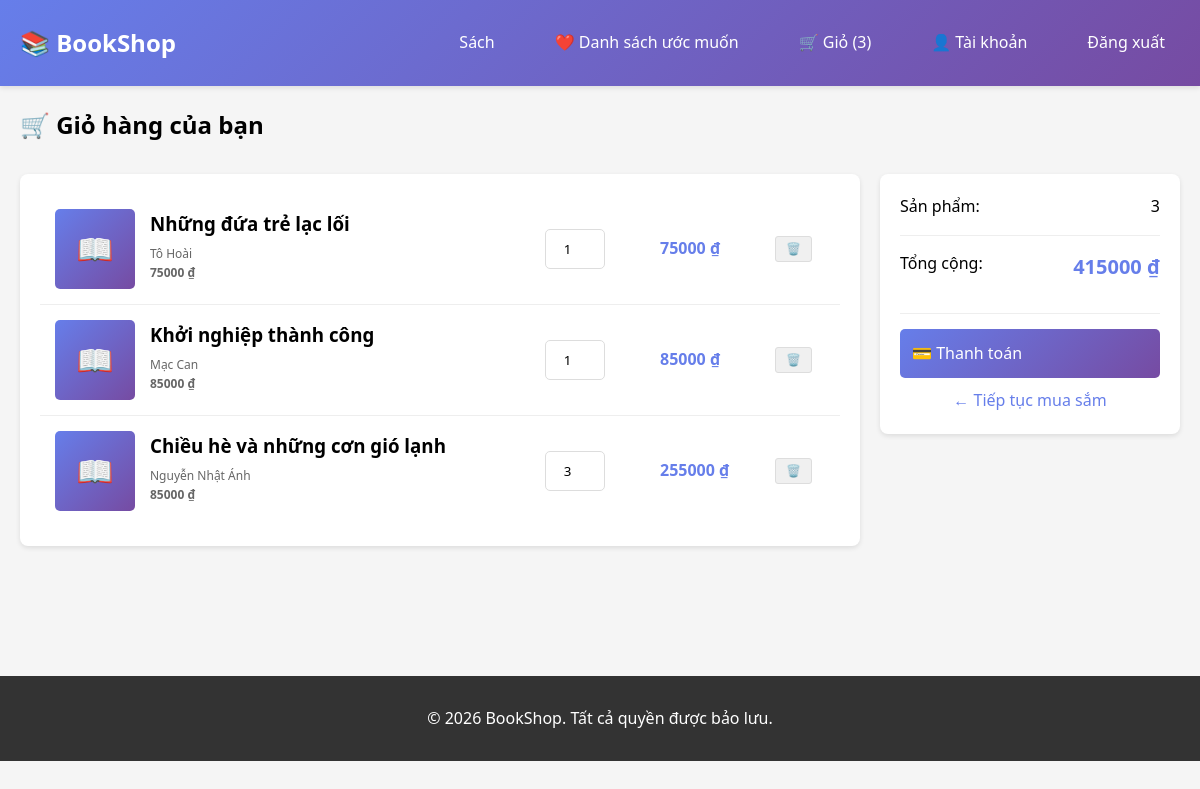
The page /cart/ (signed in) on the database as committed earlier.
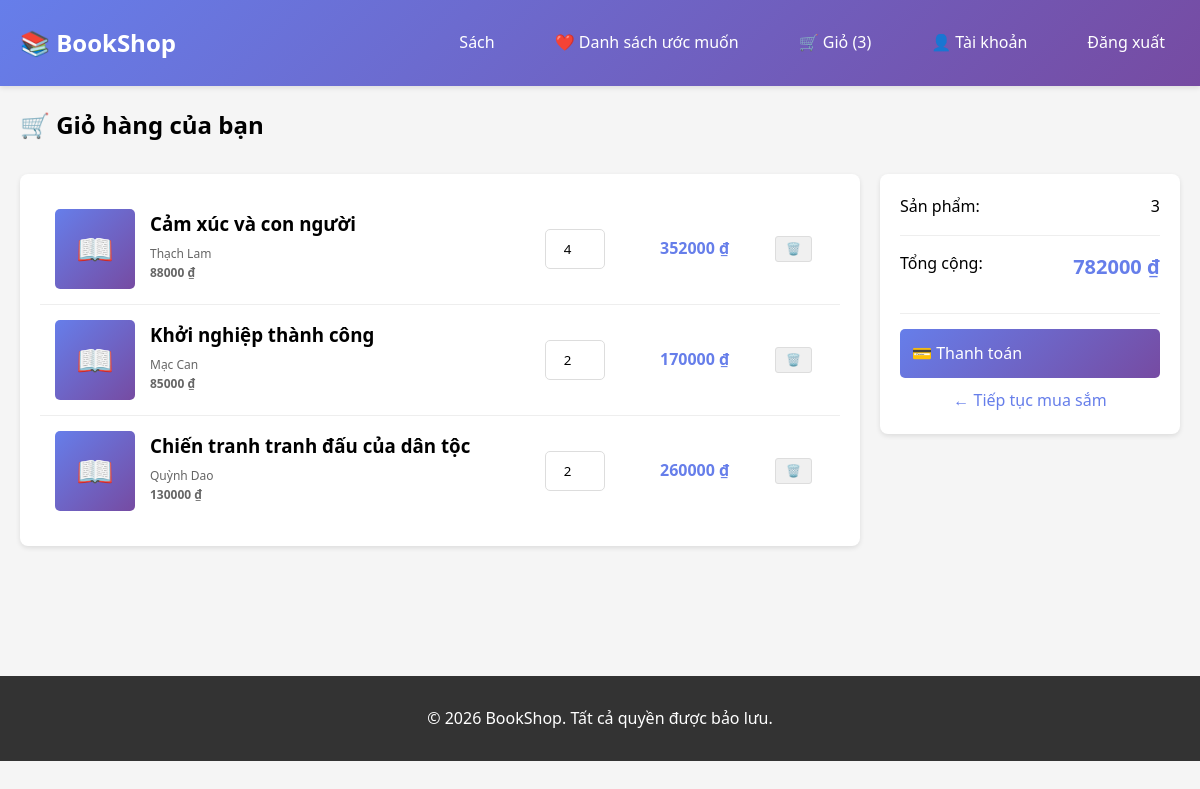
The same page on the database as committed later.
### core/models/cart_item.py (models this page shows, shortened)
class CartItem(models.Model):
    id = models.AutoField(primary_key=True)
    cart = models.ForeignKey(Cart, on_delete=models.CASCADE, related_name='items')
    book = models.ForeignKey(Book, on_delete=models.CASCADE)
    quantity = models.IntegerField(validators=[MinValueValidator(1)])
    added_at = models.DateTimeField(auto_now_add=True)
    class Meta:
        app_label = 'core'
        db_table = 'core_cart_item'
        unique_together = ('cart', 'book')

### core/models/book.py (models this page shows, shortened)
class Book(models.Model):
    id = models.AutoField(primary_key=True)
    title = models.CharField(max_length=255)
    author = models.ForeignKey('Author', on_delete=models.SET_NULL, null=True, blank=True)
    publisher = models.ForeignKey('Publisher', on_delete=models.SET_NULL, null=True, blank=True)
    category = models.ForeignKey('Category', on_delete=models.SET_NULL, null=True, blank=True, related_name='books')
    translator = models.ForeignKey('Translator', on_delete=models.SET_NULL, null=True, blank=True)
    price = models.DecimalField(max_digits=10, decimal_places=2)
    stock = models.IntegerField(default=0)
    description = models.TextField(blank=True, null=True)
    language = models.CharField(max_length=50, default='en')
    isbn = models.CharField(max_length=20, unique=True, blank=True, null=True)
    publication_date = models.DateField(blank=True, null=True)
    created_at = models.DateTimeField(auto_now_add=True)
    updated_at = models.DateTimeField(auto_now=True)
    class Meta:
        app_label = 'core'
        db_table = 'core_book'

### core/models/author.py (models this page shows, shortened)
class Author(models.Model):
    id = models.AutoField(primary_key=True)
    name = models.CharField(max_length=255)
    bio = models.TextField(blank=True, null=True)
    address = models.CharField(max_length=255, blank=True, null=True)
    phone = models.CharField(max_length=20, blank=True, null=True)
    email = models.EmailField(blank=True, null=True)
    date_joined = models.DateTimeField(auto_now_add=True)
    class Meta:
        app_label = 'core'
        db_table = 'core_author'

### core/views.py (the view)
# urls.py: path('cart/', views.cart_view, name='cart_view'),
def cart_view(request):
    if 'customer_id' not in request.session:
        return redirect('core:login')
    try:
        customer = Customer.objects.get(id=request.session['customer_id'])
        try:
            cart = Cart.objects.get(customer=customer)
            if not cart.is_active:
                CartItem.objects.filter(cart=cart).delete()
                cart.is_active = True
                cart.save()
        except Cart.DoesNotExist:
            cart = Cart.objects.create(customer=customer, is_active=True)
        cart_items = CartItem.objects.filter(cart=cart).select_related('book')
        total_price = sum(item.book.price * item.quantity for item in cart_items)
        context = get_context(request)
        context.update({
            'cart': cart,
            'cart_items': cart_items,
            'total_price': total_price,
        })
        return render(request, 'core/cart.html', context)
    except Customer.DoesNotExist:
        return redirect('core:login')

### core/views.py (called while the page is built)
def get_context(request):
    context = {'is_logged_in': 'customer_id' in request.session}
    if 'customer_id' in request.session:
        try:
            customer = Customer.objects.get(id=request.session['customer_id'])
            context['customer'] = customer
            context['cart_count'] = CartItem.objects.filter(
                cart__customer=customer,
                cart__is_active=True
            ).count()
        except Customer.DoesNotExist:
            del request.session['customer_id']
    return context

### core/templates/core/cart.html (shortened to what this page needs)
{% extends "core/base.html" %}
{% block content %}
<h2 style="margin-bottom: 30px;">🛒 Giỏ hàng của bạn</h2>
{% if cart_items %}
    <div class="cart-container">
        <div class="cart-items">
            {% for item in cart_items %}
                <div class="cart-item">
                    <div class="item-info">
                        <div class="item-image">📖</div>
                        <div class="item-details">
                            <h3>{{ item.book.title }}</h3>
                            <p>{{ item.book.author.name }}</p>
                            <p class="item-price">{{ item.book.price|floatformat:0 }} ₫</p>
                        </div>
                    </div>
                    <div class="item-quantity">
                        <form method="POST" action="{% url 'core:update_cart_item' item.id %}">
                            <input type="number" name="quantity" value="{{ item.quantity }}" min="1">
                        </form>
                    </div>
                    <div class="item-price">
                        {% widthratio item.book.price 1 item.quantity %} ₫
                    </div>
                    <div class="item-actions">
                        <form method="POST" action="{% url 'core:remove_from_cart' item.id %}" style="display:inline;">
                            <button type="submit">🗑️</button>
                        </form>
                    </div>
                </div>
            {% endfor %}
        </div>
        <div class="cart-summary">
            <div class="summary-row">
                <span>Sản phẩm:</span>
                <span>{{ cart_items|length }}</span>
            </div>
            <div class="summary-row">
                <span>Tổng cộng:</span>
                <span class="summary-total">{{ total_price|floatformat:0 }} ₫</span>
            </div>
            <a href="{% url 'core:checkout' %}" class="btn checkout-btn">💳 Thanh toán</a>
            <a href="{% url 'core:book_list' %}" class="continue-shopping">← Tiếp tục mua sắm</a>
        </div>
    </div>
{% else %}
    <div class="empty-cart">
        <h3>Giỏ hàng trống</h3>
        <p style="color: #666; margin: 20px 0;">Bạn chưa thêm sản phẩm nào vào giỏ hàng.</p>
        <a href="{% url 'core:book_list' %}" class="btn">← Quay lại mua sắm</a>
    </div>
{% endif %}
{% endblock %}

Rows that differ between the two databases and show on the page:
removed CartItem: book "Những đứa trẻ lạc lối", book.author.name "Tô Hoài", book.price "75000", quantity "1", book+quantity "75000"
removed CartItem: book "Chiều hè và những cơn gió lạnh", book.author.name "Nguyễn Nhật Ánh", book.price "85000", quantity "3", book+quantity "255000"
added CartItem: book "Cảm xúc và con người", book.author.name "Thạch Lam", book.price "88000", quantity "4", book+quantity "352000"
changed CartItem "Khởi nghiệp thành công": quantity "1" → "2"; book+quantity "85000" → "170000"
added CartItem: book "Chiến tranh tranh đấu của dân tộc", book.author.name "Quỳnh Dao", book.price "130000", quantity "2", book+quantity "260000"
Other text that changed with them:
{{ total_price|floatformat:0 }}: "415000" → "782000"
